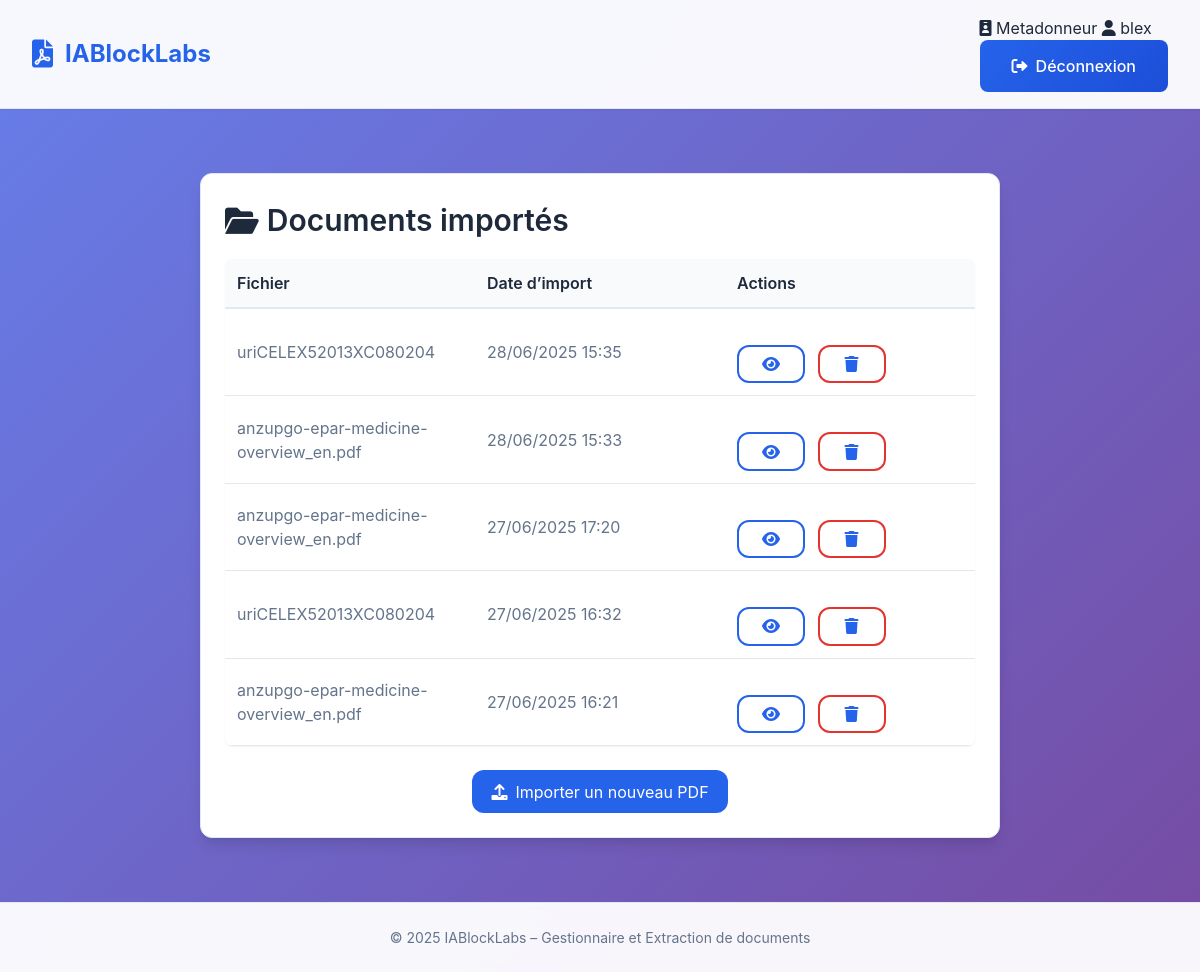
The app's page /documents/ (signed in) with its own data.
### rawdocs/models.py (models this page shows, shortened)
class RawDocument(models.Model):
    url        = models.URLField(help_text="URL d'origine du PDF")
    file       = models.FileField(upload_to=pdf_upload_to, help_text="Fichier PDF téléchargé")
    created_at = models.DateTimeField(auto_now_add=True)
    owner = models.ForeignKey(
        settings.AUTH_USER_MODEL,
        on_delete=models.CASCADE,
        related_name='raw_documents',
        null=True,
        blank=True,
        help_text="Utilisateur qui a téléchargé ce document"
    )
    title = models.TextField(blank=True, help_text="Titre du document")
    doc_type = models.CharField(max_length=100, blank=True, help_text="Type du document (guide, rapport, etc.)")
    language = models.CharField(max_length=10, blank=True, help_text="Langue détectée (fr, en...)")
    version = models.CharField(max_length=50, blank=True, help_text="Version extraite")
    source = models.CharField(max_length=255, blank=True, help_text="Nom de l'organisation (ex: EMA, FDA...)")
    publication_date = models.CharField(max_length=100, blank=True, help_text="Date de publication")
    context = models.TextField(blank=True, help_text="Contexte extrait (2 phrases max)")
    country = models.CharField(max_length=100, blank=True, help_text="Pays détecté (GPE ou domaine TLD)")

### rawdocs/views.py (the view)
@login_required(login_url='rawdocs:login')
@user_passes_test(is_metadonneur, login_url='rawdocs:login')
def document_list(request):
    documents = RawDocument.objects.filter(owner=request.user).order_by('-created_at')
    for doc in documents:
        doc.basename = os.path.basename(doc.file.name)
    return render(request, 'rawdocs/document_list.html', {
        'documents': documents
    })

### rawdocs/templatetags/rawdocs_extras.py (called while the page is built)
@register.filter
def basename(value):
    return os.path.basename(value)

### rawdocs/views.py (called while the page is built)
def is_metadonneur(user):
    return user.groups.filter(name="Metadonneur").exists()

### templates/rawdocs/document_list.html (shortened to what this page needs)
{% extends "base.html" %}
{% load rawdocs_extras %}
{% block content %}
<section class="card metadata-card">
  <h2><i class="fas fa-folder-open"></i> Documents importés</h2>
  {% if documents %}
    <table class="metadata-table">
      <thead>
        <tr>
          <th>Fichier</th>
          <th>Date d’import</th>
          <th>Actions</th>
        </tr>
      </thead>
      <tbody>
        {% for doc in documents %}
        <tr>
          <td>{{ doc.file.name|basename }}</td>
          <td>{{ doc.created_at|date:"d/m/Y H:i" }}</td>
          <td class="actions-cell">
          <a href="{% url 'rawdocs:edit_metadata' doc.id %}" class="btn-outline" title="Voir / éditer les métadonnées">
          <i class="fas fa-eye"></i>
          </a>
            <form method="post"
                  action="{% url 'rawdocs:document_delete' doc.id %}">
              <button type="submit" class="btn-outline btn-delete">
                <i class="fas fa-trash"></i>
              </button>
            </form>
          </td>
        </tr>
        {% endfor %}
      </tbody>
    </table>
  {% else %}
    <p>Aucun document importé pour le moment.</p>
  {% endif %}
  <div class="upload-cell" style="margin-top:1.5rem;">
    <a href="{% url 'rawdocs:upload' %}" class="upload-cell__enter-btn">
      <i class="fas fa-upload"></i> Importer un nouveau PDF
    </a>
  </div>
</section>
{% endblock %}

### templates/base.html (shortened to what this page needs)
{% load static %}
<!DOCTYPE html>
<html lang="fr">
<head>
  <script src="https://cdn.tailwindcss.com"></script>
  <link rel="stylesheet" href="{% static 'rawdocs/css/styles.css' %}">
  <link href="https://cdnjs.cloudflare.com/ajax/libs/font-awesome/6.0.0/css/all.min.css" rel="stylesheet">
</head>
<body>
  <div class="app-container">
    <header class="site-header">
      <div class="header-content">
        <a href="{% url 'rawdocs:dashboard' %}" class="logo">
          <i class="fas fa-file-pdf"></i>
          <span>IABlockLabs</span>
        </a>
        {% if user.is_authenticated %}
          <div class="user-info">
            <span class="user-role">
              <i class="fas fa-id-badge"></i>
              {{ user.groups.first.name }}
            </span>
            <span class="user-name">
              <i class="fas fa-user"></i>
              {{ user.username }}
            </span>
            <form method="post" action="{% url 'rawdocs:logout' %}" class="logout-form">
              <button type="submit" class="btn btn-logout">
                <i class="fas fa-sign-out-alt"></i> Déconnexion
              </button>
            </form>
          </div>
        {% else %}
          <nav class="nav-menu">
            <a href="{% url 'rawdocs:login'    %}" class="nav-link"><i class="fas fa-sign-in-alt"></i> Connexion</a>
            <a href="{% url 'rawdocs:register' %}" class="nav-link"><i class="fas fa-user-plus"></i> Inscription</a>
          </nav>
        {% endif %}
      </div>
    </header>
    <main class="site-main">
      <div class="main-content">
        {% block content %}{% endblock %}
      </div>
    </main>
    <footer class="site-footer">
      <div class="footer-content">
        <p>&copy; 2025 IABlockLabs – Gestionnaire et Extraction de documents</p>
      </div>
    </footer>
  </div>
</body>
</html>

### static/rawdocs/css/styles.css (style rules this page uses)
:root { --primary-color: #2563eb; --primary-hover: #1d4ed8; --secondary-color: #64748b; --success-color: #059669; --error-color: #dc2626; --warning-color: #d97706; --background-color: #f8fafc; --surface-color: #ffffff; --text-primary: #1e293b; --text-secondary: #64748b; --border-color: #e2e8f0; --border-radius: 12px; --shadow-sm: 0 1px 2px 0 rgb(0 0 0 / 0.05); --shadow-md: 0 4px 6px -1px rgb(0 0 0 / 0.1), 0 2px 4px -2px rgb(0 0 0 / 0.1); --shadow-lg: 0 10px 15px -3px rgb(0 0 0 / 0.1), 0 4px 6px -4px rgb(0 0 0 / 0.1); --transition: all 0.2s cubic-bezier(0.4, 0, 0.2, 1); }
* { margin: 0; padding: 0; box-sizing: border-box; }
body { font-family: 'Inter', -apple-system, BlinkMacSystemFont, 'Segoe UI', Roboto, sans-serif; line-height: 1.6; color: var(--text-primary); background: linear-gradient(135deg, #667eea 0%, #764ba2 100%); min-height: 100vh; font-size: 16px; }
.app-container { min-height: 100vh; display: flex; flex-direction: column; }
.site-header { background: rgba(255, 255, 255, 0.95); backdrop-filter: blur(10px); border-bottom: 1px solid var(--border-color); position: sticky; top: 0; z-index: 100; box-shadow: var(--shadow-sm); }
.header-content { max-width: 1200px; margin: 0 auto; padding: 1rem 2rem; display: flex; justify-content: space-between; align-items: center; }
.logo { display: flex; align-items: center; gap: 0.75rem; font-size: 1.5rem; font-weight: 700; color: var(--primary-color); text-decoration: none; transition: var(--transition); }
.logo i { font-size: 1.75rem; }
.site-main { flex: 1; padding: 2rem 0; }
.main-content { max-width: 1000px; margin: 0 auto; padding: 0 2rem; }
.card { background: var(--surface-color); border-radius: var(--border-radius); padding: 2.5rem; box-shadow: var(--shadow-lg); border: 1px solid var(--border-color); margin-bottom: 2rem; animation: fadeInUp 0.6s ease-out; }
.card h2 { font-size: 1.875rem; font-weight: 600; margin-bottom: 1.5rem; color: var(--text-primary); display: flex; align-items: center; gap: 0.75rem; }
form { display: flex; flex-direction: column; gap: 1.5rem; }
.btn { background: linear-gradient(135deg, var(--primary-color) 0%, var(--primary-hover) 100%); color: white; border: none; padding: 0.875rem 2rem; border-radius: 8px; cursor: pointer; transition: var(--transition); font-size: 1rem; font-weight: 500; display: inline-flex; align-items: center; justify-content: center; gap: 0.5rem; text-decoration: none; min-width: 120px; }
.btn-outline { background: transparent; color: var(--primary-color); border: 2px solid var(--primary-color); padding: 0.875rem 2rem; border-radius: 8px; cursor: pointer; transition: var(--transition); font-size: 1rem; font-weight: 500; display: inline-flex; align-items: center; justify-content: center; gap: 0.5rem; text-decoration: none; margin-top: 1.5rem; }
table { width: 100%; border-collapse: collapse; margin-top: 1rem; background: var(--surface-color); border-radius: 8px; overflow: hidden; box-shadow: var(--shadow-sm); }
th, td { padding: 1rem; text-align: left; border-bottom: 1px solid var(--border-color); }
th { background: linear-gradient(135deg, #f8fafc 0%, #f1f5f9 100%); font-weight: 600; color: var(--text-primary); width: 30%; }
td { color: var(--text-secondary); }
tr:last-child td { border-bottom: none; }
td a { color: var(--primary-color); text-decoration: none; font-weight: 500; }
.site-footer { background: rgba(255, 255, 255, 0.95); backdrop-filter: blur(10px); border-top: 1px solid var(--border-color); margin-top: auto; }
.footer-content { max-width: 1200px; margin: 0 auto; padding: 1.5rem 2rem; text-align: center; color: var(--text-secondary); font-size: 0.875rem; }

### records on screen
RawDocument: file.name|basename "uriCELEX52013XC080204", created_at "28/06/2025 15:35"
RawDocument: file.name|basename "anzupgo-epar-medicine-overview_en.pdf", created_at "28/06/2025 15:33"
RawDocument: file.name|basename "anzupgo-epar-medicine-overview_en.pdf", created_at "27/06/2025 17:20"
RawDocument: file.name|basename "uriCELEX52013XC080204", created_at "27/06/2025 16:32"
RawDocument: file.name|basename "anzupgo-epar-medicine-overview_en.pdf", created_at "27/06/2025 16:21"

### other values on screen
{{ user.groups.first.name }} "Metadonneur"
{{ user.username }} "blex"
